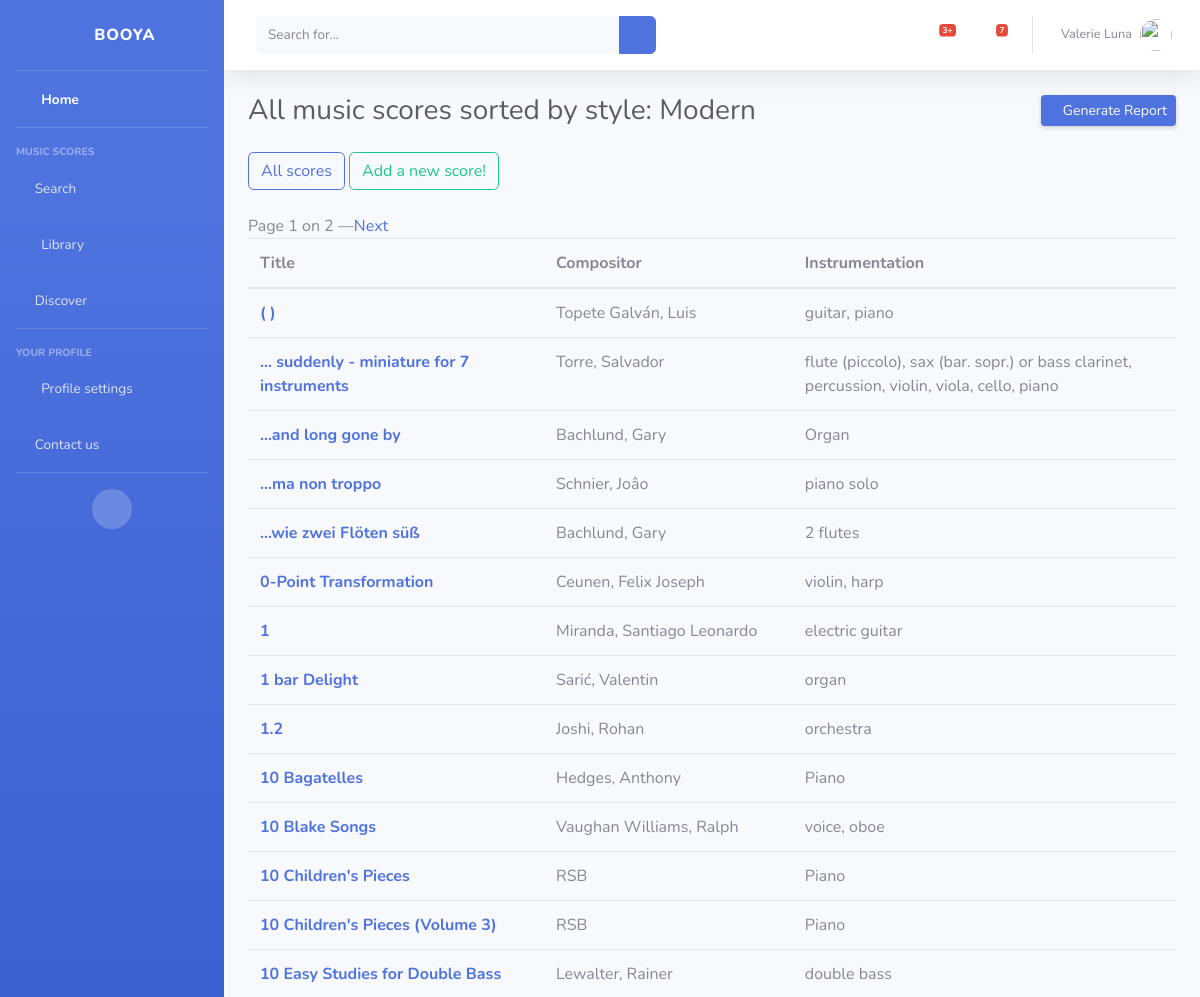
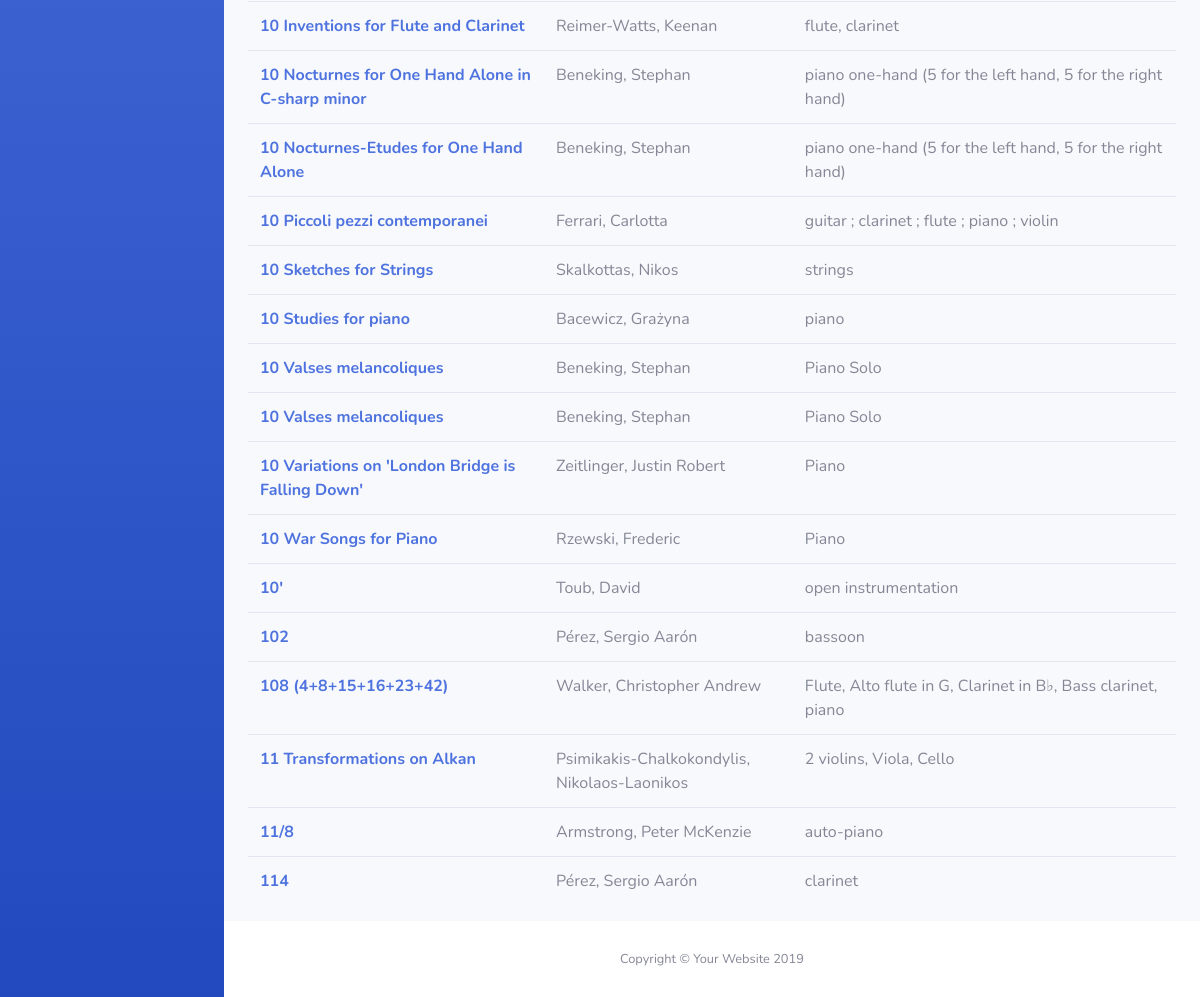
/home/scores_list_by_cat/Modern, run on the app's committed database (2 pictures, top to bottom).
### search/models.py (models this page shows, shortened)
class Sheet(models.Model):
    title = models.CharField(max_length=100)
    subtitle = models.CharField(max_length=100, default='unknown')
    compositor = models.CharField(max_length=42, default='unknown')
    instrumentation = models.CharField(max_length=155, default='unknown')
    pdf_link = models.URLField(max_length=200, default='unknown')
    sections = models.CharField(max_length=100, default='unknown')
    description = models.CharField(max_length=100, default='unknown')
    composition_date = models.IntegerField(default=0)
    first_interpretation_date = models.CharField(max_length=100, default='unknown')
    release_date = models.CharField(max_length=100, default='unknown')
    duration = models.CharField(max_length=100, default='unknown')
    compositor_period = models.CharField(max_length=100, default='unknown')
    editor = models.CharField(max_length=100, default='unknown')
    style = models.CharField(max_length=100, default='unknown')
    key = models.CharField(max_length=100, default='unknown')
    source = models.CharField(max_length=100, default='unknown')
    comments = models.CharField(max_length=1000, default='no comment')
    nb_instruments = models.IntegerField(default=0)
    difficulty = models.FloatField(default=0)
    popularity = models.FloatField(default=0)
    dedication = models.CharField(max_length=100, default='unknown')
    num_opus = models.CharField(max_length=100, default='unknown')
    download_date = models.DateTimeField(default=timezone.now,
                                verbose_name="Publication date",
                                null=True)
    commentaires = GenericRelation('Commentaire')
    class Meta:
        verbose_name = "Music score"
        ordering = ['title']

### search/views.py (the view)
# urls.py: path('scores_list_by_cat/<category>', views.ListScores_by_cat.as_view(), name="scores_list_by_cat"),
class ListScores_by_cat(ListView):
    model = Sheet
    template_name = "search/scores_list_by.html"
    context_object_name = "list_sheets"
    paginate_by = 30
    def get_queryset(self):
        return Sheet.objects.filter(style=self.kwargs['category'].capitalize())
    def get_context_data(self, **kwargs):
        context = super(ListScores_by_cat, self).get_context_data(**kwargs)
        context['types'] = str('style: ' + self.kwargs['category'].capitalize())
        return context

### search/templates/search/scores_list_by.html (shortened to what this page needs)
<!DOCTYPE html>
<html lang="en">
{% extends "base.html" %}
{% block corps %}
<div class="container-fluid">
    {% block header_title %}
    <div class="d-sm-flex align-items-center justify-content-between mb-4">
        <h1 class="h3 mb-0 text-gray-800">All music scores sorted by {{types}}
            </h1>
        <a href="#" class="d-none d-sm-inline-block btn btn-sm btn-primary shadow-sm"><i
                class="fas fa-download fa-sm text-white-50"></i> Generate Report</a>
    </div>
    <a class="btn btn-outline-primary" href="{% url 'scores_list' %}" role="button">All scores</a>
    <a class="btn btn-outline-success" href="{% url 'add_score' %}" role="button">Add a new score!</a>
    {% endblock %}
    <br>
    <br>
    <div class="pagination">
        Page {{ page_obj.number }} on {{ page_obj.paginator.num_pages }}
        {% if page_obj.has_next %}
        — <a href="?page={{ page_obj.next_page_number }}"> Next</a>
        {% endif %}
    </div>
    <table class="table">
        <thead>
        <tr>
            <th scope="col">Title</th>
            <th scope="col">Compositor</th>
            <th scope="col">Instrumentation</th>
        </tr>
        </thead>
        <tbody>
        {% for sheet in list_sheets %}
        <tr>
            <div class="sheet">
                <th scope="row"><a href="{% url 'read' sheet.id %}">{{ sheet.title }}</a></th>
                <td>{{ sheet.compositor }}</td>
                <td>{{ sheet.instrumentation }}</td>
            </div>
            {% empty %}
            <p>No sheet music</p>
            {% endfor %}
        </tr>
        </tbody>
    </table>
</div>
    {% endblock %}

### data on the page
Sheet: title "( )", compositor "Topete Galván, Luis", instrumentation "guitar, piano"
Sheet: title "... suddenly - miniature for 7 instruments", compositor "Torre, Salvador", instrumentation "flute (piccolo), sax (bar. sopr.) or bass clarinet, percussion, violin, viola, cello, piano"
Sheet: title "...and long gone by", compositor "Bachlund, Gary", instrumentation "Organ"
Sheet: title "...ma non troppo", compositor "Schnier, Joâo", instrumentation "piano solo"
Sheet: title "...wie zwei Flöten süß", compositor "Bachlund, Gary", instrumentation "2 flutes"
Sheet: title "0-Point Transformation", compositor "Ceunen, Felix Joseph", instrumentation "violin, harp"
Sheet: title "1", compositor "Miranda, Santiago Leonardo", instrumentation "electric guitar"
Sheet: title "1 bar Delight", compositor "Sarić, Valentin", instrumentation "organ"
Sheet: title "1.2", compositor "Joshi, Rohan", instrumentation "orchestra"
Sheet: title "10 Bagatelles", compositor "Hedges, Anthony", instrumentation "Piano"
Sheet: title "10 Blake Songs", compositor "Vaughan Williams, Ralph", instrumentation "voice, oboe"
Sheet: title "10 Children's Pieces", compositor "RSB", instrumentation "Piano"
Sheet: title "10 Children's Pieces (Volume 3)", compositor "RSB", instrumentation "Piano"
Sheet: title "10 Easy Studies for Double Bass", compositor "Lewalter, Rainer", instrumentation "double bass"
Sheet: title "10 Inventions for Flute and Clarinet", compositor "Reimer-Watts, Keenan", instrumentation "flute, clarinet"
Sheet: title "10 Nocturnes for One Hand Alone in C-sharp minor", compositor "Beneking, Stephan", instrumentation "piano one-hand (5 for the left hand, 5 for the right hand)"
Sheet: title "10 Nocturnes-Etudes for One Hand Alone", compositor "Beneking, Stephan", instrumentation "piano one-hand (5 for the left hand, 5 for the right hand)"
Sheet: title "10 Piccoli pezzi contemporanei", compositor "Ferrari, Carlotta", instrumentation "guitar ; clarinet ; flute ; piano ; violin"
Sheet: title "10 Sketches for Strings", compositor "Skalkottas, Nikos", instrumentation "strings"
Sheet: title "10 Studies for piano", compositor "Bacewicz, Grażyna", instrumentation "piano"
Sheet: title "10 Valses melancoliques", compositor "Beneking, Stephan", instrumentation "Piano Solo"
Sheet: title "10 Valses melancoliques", compositor "Beneking, Stephan", instrumentation "Piano Solo"
Sheet: title "10 Variations on 'London Bridge is Falling Down'", compositor "Zeitlinger, Justin Robert", instrumentation "Piano"
Sheet: title "10 War Songs for Piano", compositor "Rzewski, Frederic", instrumentation "Piano"
Sheet: title "10'", compositor "Toub, David", instrumentation "open instrumentation"
Sheet: title "102", compositor "Pérez, Sergio Aarón", instrumentation "bassoon"
Sheet: title "108 (4+8+15+16+23+42)", compositor "Walker, Christopher Andrew", instrumentation "Flute, Alto flute in G, Clarinet in B♭, Bass clarinet, piano"
Sheet: title "11 Transformations on Alkan", compositor "Psimikakis-Chalkokondylis, Nikolaos-Laonikos", instrumentation "2 violins, Viola, Cello"
Sheet: title "11/8", compositor "Armstrong, Peter McKenzie", instrumentation "auto-piano"
Sheet: title "114", compositor "Pérez, Sergio Aarón", instrumentation "clarinet"

### other printed values
{{ types }} "style: Modern"
{{ page_obj.number }} "1"
{{ page_obj.paginator.num_pages }} "2"
